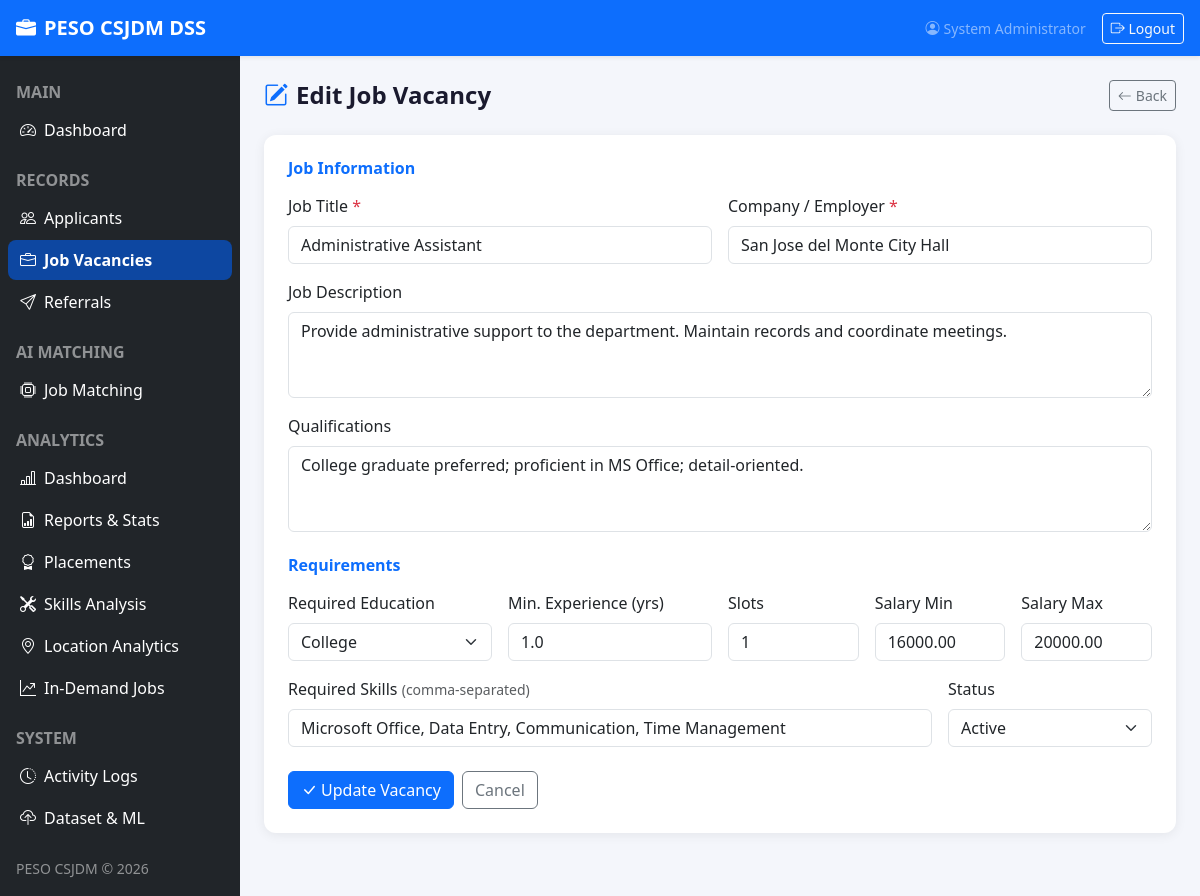
Page /peso-system/job_edit.php?id=2 (signed in) on the committed database.
### tables this page shows
CREATE TABLE job_vacancies (
    id                   INT PRIMARY KEY AUTO_INCREMENT,
    job_title            VARCHAR(150) NOT NULL,
    company              VARCHAR(150) NOT NULL,
    description          TEXT,
    qualifications       TEXT,
    required_education   ENUM('Elementary','High School','Vocational','College','Post-Graduate'),
    required_experience  DECIMAL(4,1) DEFAULT 0,
    salary_min           DECIMAL(10,2),
    salary_max           DECIMAL(10,2),
    slots                INT DEFAULT 1,
    status               ENUM('active','filled','inactive') DEFAULT 'active',
    created_by           INT,
    created_at           TIMESTAMP DEFAULT CURRENT_TIMESTAMP,
    updated_at           TIMESTAMP DEFAULT CURRENT_TIMESTAMP ON UPDATE CURRENT_TIMESTAMP,
    FOREIGN KEY (created_by) REFERENCES users(id) ON DELETE SET NULL
);

### peso-system/includes/auth.php (called while the page is built, shortened)
<?php
function h(string $s): string {
    return htmlspecialchars($s, ENT_QUOTES | ENT_SUBSTITUTE, 'UTF-8');
}

### peso-system/config/db.php (called while the page is built, shortened)
<?php
function db(): PDO {
    static $pdo = null;
    if ($pdo === null) {
        $dsn = 'mysql:host=' . DB_HOST . ';dbname=' . DB_NAME . ';charset=' . DB_CHARSET;
        $opts = [
            PDO::ATTR_ERRMODE            => PDO::ERRMODE_EXCEPTION,
            PDO::ATTR_DEFAULT_FETCH_MODE => PDO::FETCH_ASSOC,
            PDO::ATTR_EMULATE_PREPARES   => false,
        ];
        $pdo = new PDO($dsn, DB_USER, DB_PASS, $opts);
    }
    return $pdo;
}

### peso-system/includes/functions.php (called while the page is built, shortened)
<?php
require_once __DIR__ . '/../config/db.php';
function getJobSkills(int $jobId): array {
    $stmt = db()->prepare('SELECT skill FROM job_required_skills WHERE job_id = ?');
    $stmt->execute([$jobId]);
    return array_column($stmt->fetchAll(), 'skill');
}

### peso-system/job_edit.php (the view, shortened to what this page needs)
<?php
require_once __DIR__ . '/includes/auth.php';
require_once __DIR__ . '/config/db.php';
require_once __DIR__ . '/includes/functions.php';
$id  = (int)($_GET['id'] ?? 0);
$pdo = db();
$stmt = $pdo->prepare('SELECT * FROM job_vacancies WHERE id = ?');
$stmt->execute([$id]);
$j = $stmt->fetch();
$existingSkills = implode(', ', getJobSkills($id));
$eduLevels = ['Elementary','High School','Vocational','College','Post-Graduate'];
require_once __DIR__ . '/includes/header.php';
?>
<div class="page-header">
  <h4><i class="bi bi-pencil-square me-2 text-primary"></i>Edit Job Vacancy</h4>
  <a href="/job_view.php?id=<?= $id ?>" class="btn btn-outline-secondary btn-sm"><i class="bi bi-arrow-left me-1"></i>Back</a>
</div>
<div class="card stat-card p-4">
<form method="POST">
  <h6 class="fw-semibold text-primary mb-3">Job Information</h6>
  <div class="row g-3 mb-4">
    <div class="col-md-6">
      <label class="form-label">Job Title <span class="text-danger">*</span></label>
      <input type="text" name="job_title" class="form-control" value="<?= h($j['job_title']) ?>" required>
    </div>
    <div class="col-md-6">
      <label class="form-label">Company / Employer <span class="text-danger">*</span></label>
      <input type="text" name="company" class="form-control" value="<?= h($j['company']) ?>" required>
    </div>
    <div class="col-12">
      <label class="form-label">Job Description</label>
      <textarea name="description" class="form-control" rows="3"><?= h($j['description'] ?? '') ?></textarea>
    </div>
    <div class="col-12">
      <label class="form-label">Qualifications</label>
      <textarea name="qualifications" class="form-control" rows="3"><?= h($j['qualifications'] ?? '') ?></textarea>
    </div>
  </div>
  <h6 class="fw-semibold text-primary mb-3">Requirements</h6>
  <div class="row g-3 mb-4">
    <div class="col-md-3">
      <label class="form-label">Required Education</label>
      <select name="required_education" class="form-select">
        <?php foreach ($eduLevels as $el): ?>
        <option value="<?= $el ?>" <?= ($j['required_education'] === $el) ? 'selected' : '' ?>><?= $el ?></option>
        <?php endforeach; ?>
      </select>
    </div>
    <div class="col-md-3">
      <label class="form-label">Min. Experience (yrs)</label>
      <input type="number" name="required_experience" class="form-control" min="0" step="0.5" value="<?= h($j['required_experience']) ?>">
    </div>
    <div class="col-md-2">
      <label class="form-label">Slots</label>
      <input type="number" name="slots" class="form-control" min="1" value="<?= h($j['slots']) ?>">
    </div>
    <div class="col-md-2">
      <label class="form-label">Salary Min</label>
      <input type="number" name="salary_min" class="form-control" value="<?= h($j['salary_min'] ?? '') ?>">
    </div>
    <div class="col-md-2">
      <label class="form-label">Salary Max</label>
      <input type="number" name="salary_max" class="form-control" value="<?= h($j['salary_max'] ?? '') ?>">
    </div>
    <div class="col-md-9">
      <label class="form-label">Required Skills <small class="text-muted">(comma-separated)</small></label>
      <input type="text" name="required_skills" class="form-control" value="<?= h($existingSkills) ?>">
    </div>
    <div class="col-md-3">
      <label class="form-label">Status</label>
      <select name="status" class="form-select">
        <?php foreach (['active','filled','inactive'] as $st): ?>
        <option value="<?= $st ?>" <?= ($j['status'] === $st) ? 'selected' : '' ?>><?= ucfirst($st) ?></option>
        <?php endforeach; ?>
      </select>
    </div>
  </div>
  <div class="d-flex gap-2">
    <button type="submit" class="btn btn-primary"><i class="bi bi-check-lg me-1"></i>Update Vacancy</button>
    <a href="/job_view.php?id=<?= $id ?>" class="btn btn-outline-secondary">Cancel</a>
  </div>
</form>
</div>
<?php require_once __DIR__ . '/includes/footer.php'; ?>

### peso-system/assets/css/style.css (style rules this page uses)
:root { --peso-blue: #0d47a1; --peso-light: #e8f0fe; --sidebar-bg: #1a1a2e; --card-radius: 12px; }
body { font-family: 'Segoe UI', sans-serif; background: #f4f6fb; }
.stat-card { border: none; border-radius: var(--card-radius); box-shadow: 0 2px 12px rgba(0,0,0,.07); transition: transform .15s, box-shadow .15s; }
.page-header { display: flex; align-items: center; justify-content: space-between; margin-bottom: 1.5rem; }
.page-header h4 { margin: 0; font-weight: 700; color: #1a1a2e; }

### rows in the picture
job_vacancies: job_title "Administrative Assistant", company "San Jose del Monte City Hall", description "Provide administrative support to the department. Maintain records and coordinate meetings.", qualifications "College graduate preferred; proficient in MS Office; detail-oriented.", required_education "College", required_experience "1.0", slots "1", salary_min "16000.00", salary_max "20000.00", status "Active"

### other values in the picture
currentUser()['full_name'] "System Administrator"
